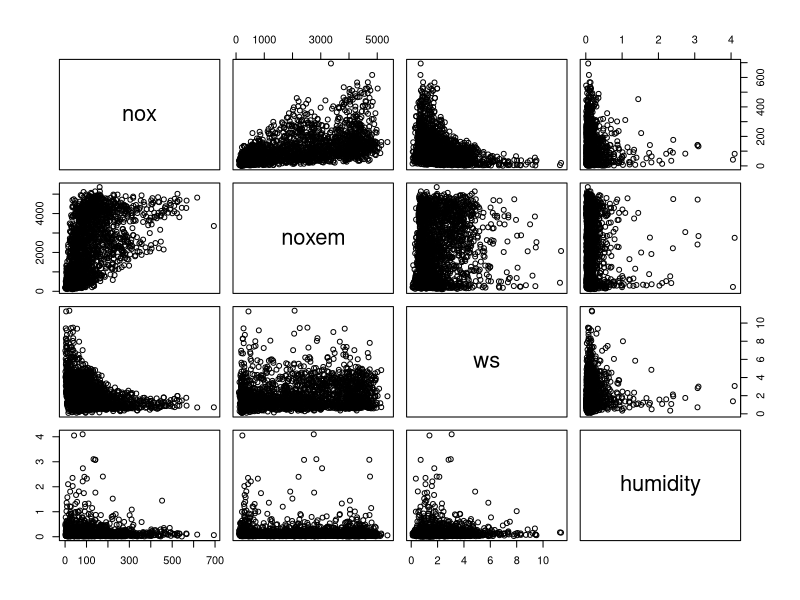
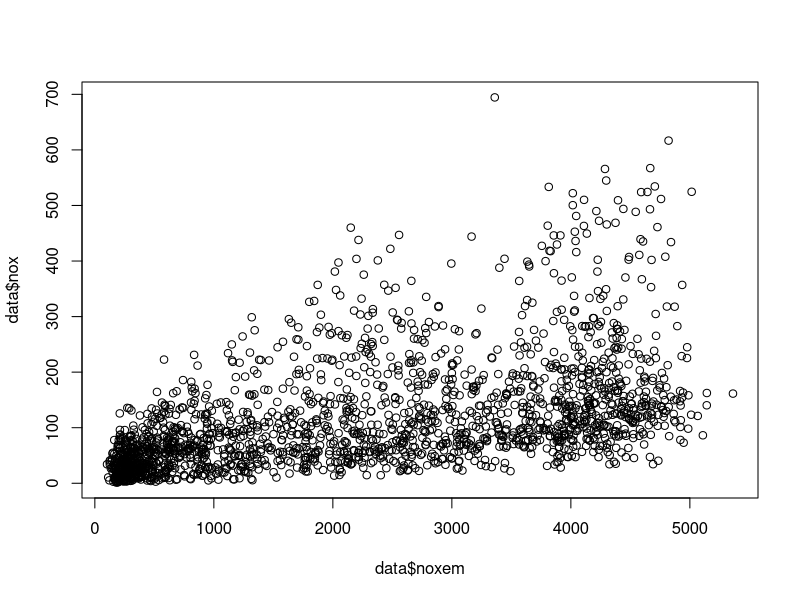
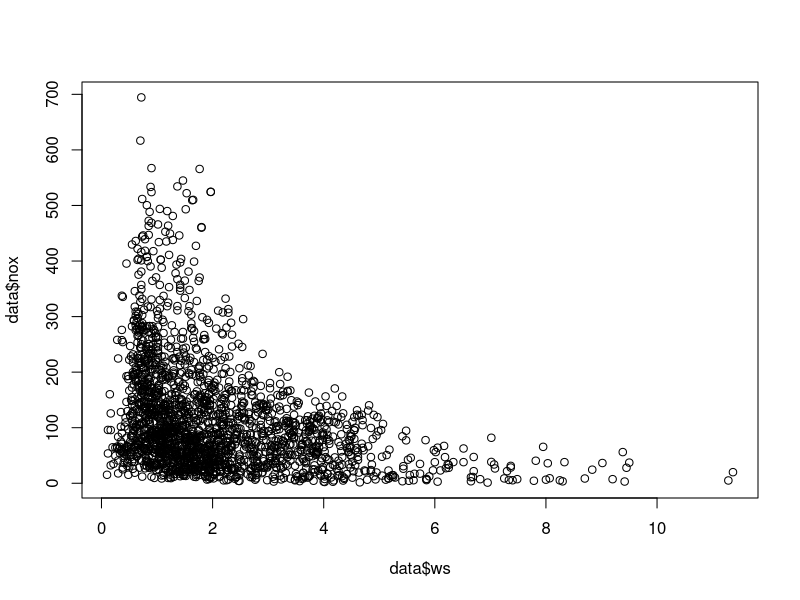
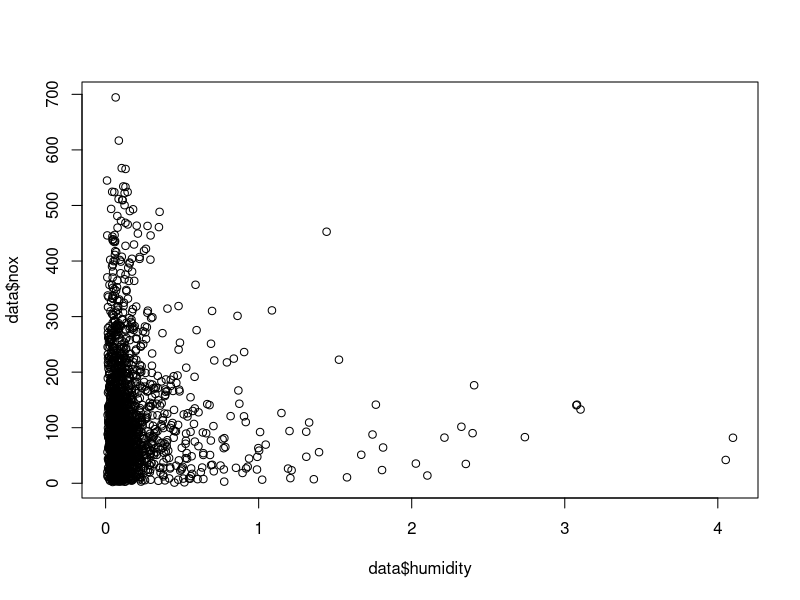
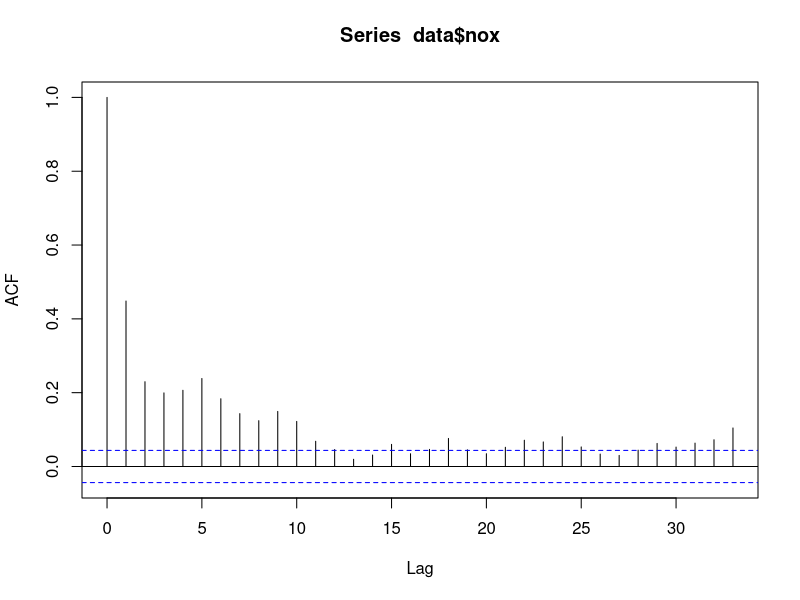
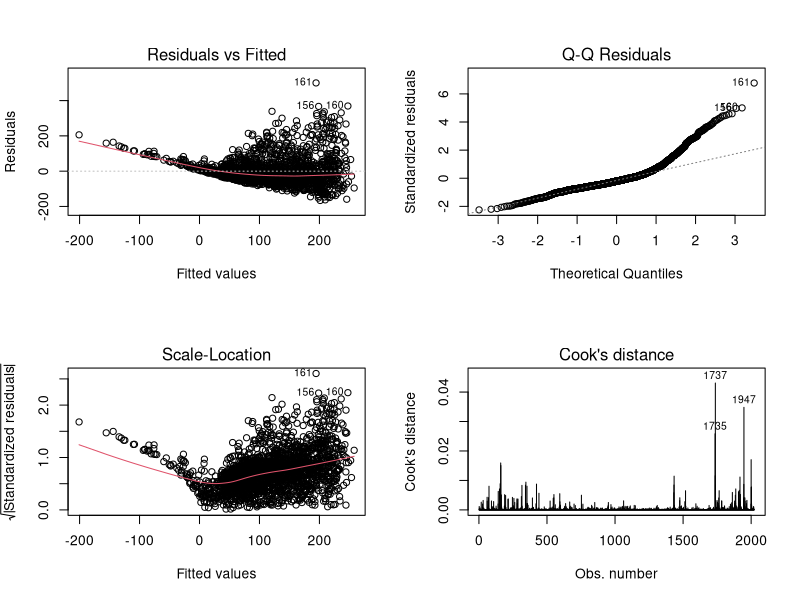
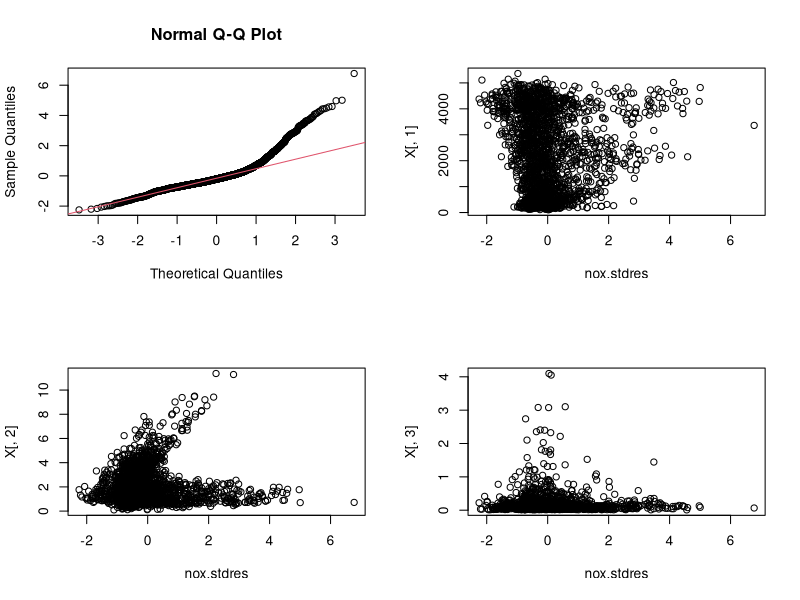

The R script that drew these images, in order:
# Statistical Data and Analysis - ICA. 

# Import the data:

data <- read.table('emissionssw.dat', header = T)

# Initial Matrix plot of all variables.
pairs(data)

# Plots of Pairs of variables
plot(data$noxem,data$nox)
plot(data$ws,data$nox)
plot(data$humidity,data$nox)

# Auto-correlation ! 
acf(data$nox)


### Multivariate Linear Regression ### 

X = as.matrix(data[,c('noxem','ws','humidity')]);
Y = as.matrix(data[,'nox']);

nox.fit <- lm(Y ~ X[,1] + X[,2] + X[,3]);
summary(nox.fit);
nox.res <-residuals(nox.fit);
nox.stdres <- rstandard(nox.fit);

# Some analytics plots
par(mfrow=c(2,2))
plot(nox.fit,which=c(1,2,3,4),ask=FALSE)

# Plotting QQ plot of standardised Residuals
qqnorm(nox.stdres);
qqline(nox.stdres, col = 2);

# Plotting Residuals with respect to Predictors:
plot(nox.stdres,X[,1])
plot(nox.stdres,X[,2])
plot(nox.stdres,X[,3])


